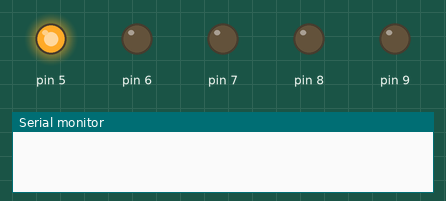
This sketch was run on a simulated Arduino Uno, built with avr-gcc and run on an emulated ATmega328P. On the bench: output pins drawn as LEDs (lit = HIGH), the last lines printed to the serial monitor.

Above: at 0.1 s.
At 2.1 s:
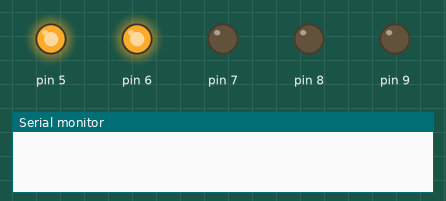
At 4.1 s:
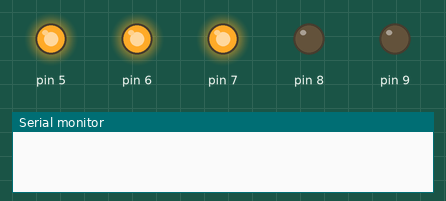
At 6.1 s:
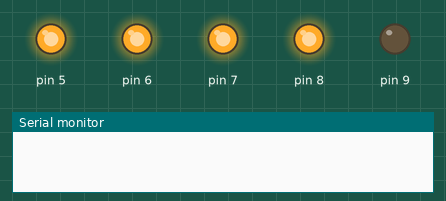
At 8.1 s:
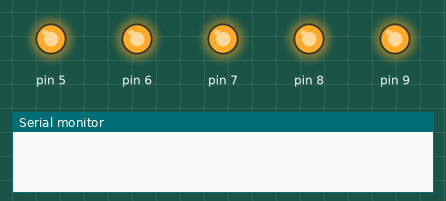
At 11.3 s:
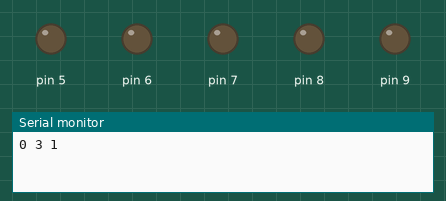
Timing chart, 0 to 37.2 s (numbered marks = the images above):
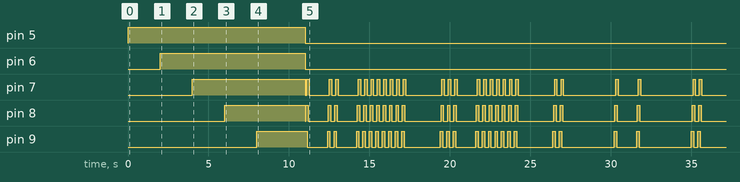

Measured:
- by itself, pin 7: HIGH → LOW at 11.0 s, → HIGH 0.10 s later, → LOW 0.15 s later, → HIGH 1.3 s later, … (55 changes in this stretch)
- by itself, pin 9: HIGH → LOW at 11.2 s, → HIGH 1.3 s later, → LOW 0.15 s later, → HIGH 0.25 s later, … (53 changes in this stretch)

The sketch:

supernova2.ino
```cpp
int arrayLength = 206;
int timeDelayTotal = 0;

char superNova[] =
{

  3, 1,
  4, 1,
  0, 2,
  3, 2,
  3, 2,
  4, 2,
  3, 1,
  4, 1,
  3, 2,
  4, 2,
  0, 4,
  2, 3,
  4, 3,
  0, 5,
  4, 5,
  2, 2,
  4, 2,
  2, 3,
  2, 3,
  2, 3,
  3, 7,
  4, 7,
  4, 10,
  2, 11,
  2, 14,
  4, 14,
  1, 20,
  2, 21,
  2, 22,
  3, 24,
  0, 25,
  3, 26,
  4, 26,
  2, 18,
  3, 28,
  4, 28,
  2, 24,
  2, 29,
  2, 28,
  3, 28,
  4, 28,
  2, 27,
  4, 27,
  2, 25,
  4, 25,
  4, 47,
  1, 33,
  2, 39,
  4, 39,
  2, 39,
  4, 39,
  2, 40,
  4, 40,
  2, 40,
  4, 40,
  2, 41,
  2, 46,
  2, 50,
  4, 50,
  2, 52,
  2, 52,
  2, 56,
  3, 56,
  4, 56,
  0, 56,
  2, 59,
  4, 75,
  2, 61,
  3, 61,
  4, 61,
  1, 65,
  2, 66,
  3, 66,
  4, 66,
  2, 67,
  3, 68,
  3, 68,
  3, 69,
  3, 71,
  4, 71,
  3, 71,
  4, 71,
  2, 78,
  4, 78,
  2, 78,
  4, 78,
  2, 73,
  4, 73,
  2, 79,
  4, 79,
  2, 82,
  4, 82,
  2, 81,
  4, 81,
  2, 82,
  4, 82,
  2, 82,
  4, 82,
  2, 82,
  4, 82,
  2, 83,
  2, 77,
  2, 84,
  3, 84,
  4, 84,
  2, 85,
  4, 85,
  3, 85,
  3, 86,
  3, 87,
  4, 106,
  2, 96,
  2, 93,
  4, 93,
  3, 99,
  3, 101,
  4, 107,
  2, 108,
  3, 108,
  2, 109,
  4, 109,
  3, 110,
  2, 113,
  4, 113,
  2, 114,
  3, 114,
  4, 114,
  4, 115,
  4, 119,
  3, 119,
  4, 136,
  3, 121,
  2, 122,
  4, 122,
  3, 124,
  2, 123,
  0, 126,
  1, 127,
  3, 126,
  2, 127,
  3, 127,
  2, 128,
  2, 129,
  3, 129,
  1, 130,
  2, 133,
  3, 133,
  1, 135,
  0, 130,
  2, 140,
  3, 140,
  4, 140,
  2, 139,
  4, 139,
  3, 141,
  3, 141,
  3, 142,
  4, 142,
  2, 142,
  3, 142,
  4, 142,
  3, 142,
  3, 142,
  3, 143,
  2, 145,
  3, 145,
  4, 145,
  3, 146,
  2, 141,
  0, 147,
  2, 146,
  2, 150,
  4, 150,
  3, 150,
  2, 151,
  4, 151,
  0, 151,
  2, 151,
  3, 151,
  4, 167,
  4, 152,
  1, 154,
  3, 152,
  2, 156,
  3, 156,
  2, 157,
  2, 157,
  2, 157,
  0, 159,
  3, 161,
  0, 168,
  2, 169,
  0, 169,
  3, 168,
  4, 168,
  1, 172,
  1, 171,
  2, 173,
  3, 173,
  4, 173,
  1, 173,
  1, 173,
  1, 174,
  2, 174,
  0, 178,
  0, 178,
};

void setup(){
  for (int i=5; i<10; i++)
  {
    pinMode(i, OUTPUT);
    digitalWrite(i, HIGH);
    delay(2000);
  }
  delay(1000);
  for (int i=5; i<10; i++)
  {
    digitalWrite(i, LOW);
  }
  Serial.begin(9600);
}

void loop(){

  timeDelayTotal = 0;
  for ( int i=0; i< arrayLength; i+=2){

    int zone = superNova[i];
    int timeD = superNova[i+1];
    int pinNum = 0;
    if (zone == 0 ) pinNum = 6;
    if (zone == 1 ) pinNum = 5;
    if (zone == 2 ) pinNum = 8;
    if (zone == 3 ) pinNum = 7;
    if (zone == 4 ) pinNum = 9;

    Serial.print(i);
    Serial.print(" ");
    Serial.print(zone);
    Serial.print(" ");
    Serial.println(timeD);

    if ( timeD < timeDelayTotal ) timeD = timeDelayTotal;

    //on this garment we only have three led pannels

    digitalWrite( 9, HIGH);
    delay(50);
    digitalWrite( 8, HIGH);
    delay(50);
    digitalWrite( 7, HIGH);
    delay(50);

    digitalWrite( 9, LOW);
    delay(50);
    digitalWrite( 8, LOW);
    delay(50);
    digitalWrite( 7, LOW);
    delay(50);

    delay( (timeD - timeDelayTotal)*1000 + 100);
    timeDelayTotal = timeD;
  }

  for (int i=5; i<10; i++)
  {
    digitalWrite(i, HIGH);
  }
  delay(1000);
  for (int i=5; i<10; i++)
  {
    digitalWrite(i, LOW);
  }
  delay(1000);


}
```
